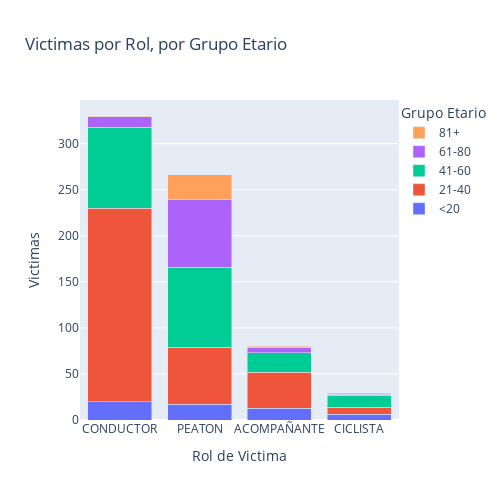

This figure's notebook cell:
### Markdown cell above
#### Rol de Victimas por Grupo Etario

### Code cell
# Agrupamos por 'ROL' y 'EDAD_GRUPO'
df_agrupado = df_homicidios.groupby(['ROL', 'EDAD_GRUPO']).size().unstack()
# Sumamos las filas y aplicamos un sort
df_agrupado['suma'] = df_agrupado.sum(axis=1)
df_agrupado.sort_values('suma', ascending=False, inplace=True)
df_agrupado.drop(columns='suma', inplace=True)
# Creamos una grafica de barras tipo stacked
fig = go.Figure(data=[
    go.Bar(name=col, x=df_agrupado.index, y=df_agrupado[col]) for col in df_agrupado.columns
])
# Configuramos el layout
fig.update_layout(barmode='stack', xaxis_title='Rol de Victima', yaxis_title='Victimas',
                  title='Victimas por Rol, por Grupo Etario',
                  autosize=False, width=500, height=500,
                  legend_title='Grupo Etario',
                  legend=dict(x=1, y=1),
                  template='plotly'
)
fig.show()

### Figure 1 — Plotly figure (JSON) as saved in the notebook; plotly's stock layout.template omitted (floating-point values rounded to 4 significant figures)
{"data": [{"name": "<20", "type": "bar", "x": ["CONDUCTOR", "PEATON", "ACOMPAÑANTE", "CICLISTA"], "y": [20, 17, 13, 6]}, {"name": "21-40", "type": "bar", "x": ["CONDUCTOR", "PEATON", "ACOMPAÑANTE", "CICLISTA"], "y": [210, 62, 39, 8]}, {"name": "41-60", "type": "bar", "x": ["CONDUCTOR", "PEATON", "ACOMPAÑANTE", "CICLISTA"], "y": [88, 87, 21, 13]}, {"name": "61-80", "type": "bar", "x": ["CONDUCTOR", "PEATON", "ACOMPAÑANTE", "CICLISTA"], "y": [11, 73, 6, 1]}, {"name": "81+", "type": "bar", "x": ["CONDUCTOR", "PEATON", "ACOMPAÑANTE", "CICLISTA"], "y": [1, 27, 1, 1]}], "layout": {"autosize": false, "barmode": "stack", "height": 500, "legend": {"title": {"text": "Grupo Etario"}, "x": 1, "y": 1}, "title": {"text": "Victimas por Rol, por Grupo Etario"}, "width": 500, "xaxis": {"title": {"text": "Rol de Victima"}}, "yaxis": {"title": {"text": "Victimas"}}}}
